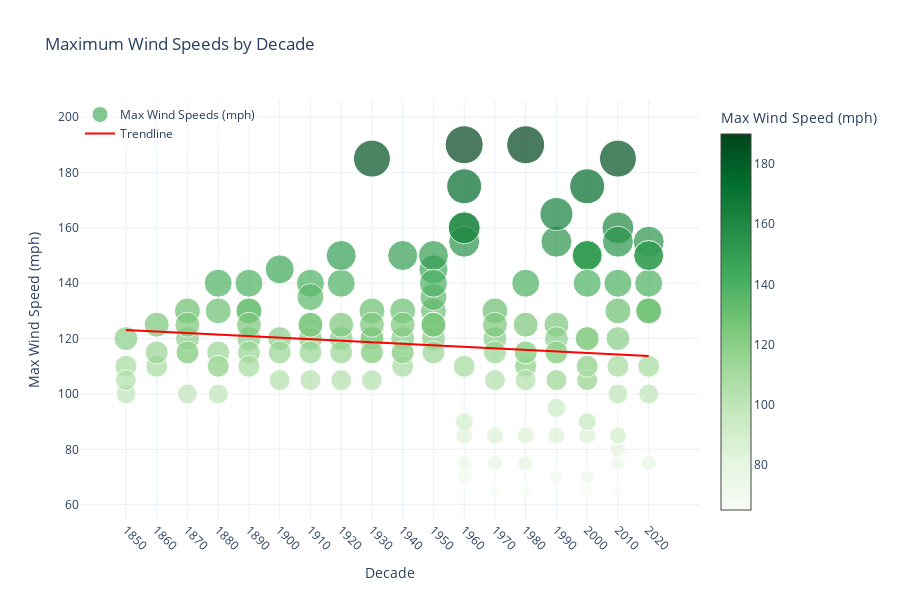

Notebook cell for this chart:
### Code cell
# PLOTTING MAXIMUM WIND SPEED TRENDS OVER THE DECADES - INTERACTIVE GRAPH 

decades = hurricane_data['Decade']
max_wind_speeds = hurricane_data['Max_Wind_Speed_mph']
storm_names = hurricane_data['Hurricane_Name']  # Use the correct column name for storm names

# Fit a linear regression line (trendline) for wind speeds
z = np.polyfit(decades, max_wind_speeds, 1)  # Degree 1 for a linear trend
p = np.poly1d(z)
trendline = p(sorted(decades.unique()))

# Create a scatter plot with smaller dots and hover showing storm name and wind speed
scatter = go.Scatter(
    x=decades,
    y=max_wind_speeds,
    mode='markers',
    marker=dict(
        size=max_wind_speeds / 5,  
        color=max_wind_speeds,   
        colorscale='Greens',      
        showscale=True,         
        colorbar=dict(title='Max Wind Speed (mph)')
    ),
    name='Max Wind Speeds (mph)',
    hovertemplate='Storm: %{text}<br>Max Wind Speed: %{y} mph<extra></extra>',
    text=storm_names  
)

# Create the trendline
trendline_plot = go.Scatter(
    x=sorted(decades.unique()),
    y=trendline,
    mode='lines',
    line=dict(color='red', width=2),
    name='Trendline',
    hovertemplate='Decade: %{x}<br>Trend: %{y:.2f} mph<extra></extra>'
)

# Layout with legend on the left
layout = go.Layout(
    title='Maximum Wind Speeds by Decade',
    xaxis=dict(title='Decade', tickvals=sorted(decades.unique()), tickangle=45),
    yaxis=dict(title='Max Wind Speed (mph)'),
    template='plotly_white',
    height=600,
    legend=dict(
        x=0,   # Position legend on the left
        y=1,   # Top alignment
        xanchor='left',  # Align the legend box to the left
        yanchor='top',   # Align the legend box to the top
        bgcolor='rgba(255,255,255,0.5)'  # Add a translucent white background for better readability
    )
)

# Combine into a figure
fig = go.Figure(data=[scatter, trendline_plot], layout=layout)

# Show the interactive plot
fig.show()

### Figure 1 — Plotly figure (JSON) as saved in the notebook; plotly's stock layout.template omitted (floating-point values rounded to 4 significant figures; data arrays with more than 128 entries replaced by an {"elided": "..."} marker saying what was removed)
{"data": [{"hovertemplate": "Storm: %{text}<br>Max Wind Speed: %{y} mph<extra></extra>", "marker": {"color": {"elided": "153 int values"}, "colorbar": {"title": {"text": "Max Wind Speed (mph)"}}, "colorscale": [[0, "rgb(247,252,245)"], [0.125, "rgb(229,245,224)"], [0.25, "rgb(199,233,192)"], [0.375, "rgb(161,217,155)"], [0.5, "rgb(116,196,118)"], [0.625, "rgb(65,171,93)"], [0.75, "rgb(35,139,69)"], [0.875, "rgb(0,109,44)"], [1, "rgb(0,68,27)"]], "showscale": true, "size": {"elided": "153 int values"}}, "mode": "markers", "name": "Max Wind Speeds (mph)", "text": {"elided": "153 str values"}, "type": "scatter", "x": {"elided": "153 int values"}, "y": {"elided": "153 int values"}}, {"hovertemplate": "Decade: %{x}<br>Trend: %{y:.2f} mph<extra></extra>", "line": {"color": "red", "width": 2}, "mode": "lines", "name": "Trendline", "type": "scatter", "x": [1850, 1860, 1870, 1880, 1890, 1900, 1910, 1920, 1930, 1940, 1950, 1960, 1970, 1980, 1990, 2000, 2010, 2020], "y": [123.1, 122.5, 122.0, 121.4, 120.9, 120.3, 119.8, 119.2, 118.7, 118.1, 117.6, 117.0, 116.5, 115.9, 115.3, 114.8, 114.2, 113.7]}], "layout": {"height": 600, "legend": {"bgcolor": "rgba(255,255,255,0.5)", "x": 0, "xanchor": "left", "y": 1, "yanchor": "top"}, "title": {"text": "Maximum Wind Speeds by Decade"}, "xaxis": {"tickangle": 45, "tickvals": [1850, 1860, 1870, 1880, 1890, 1900, 1910, 1920, 1930, 1940, 1950, 1960, 1970, 1980, 1990, 2000, 2010, 2020], "title": {"text": "Decade"}}, "yaxis": {"title": {"text": "Max Wind Speed (mph)"}}}}
